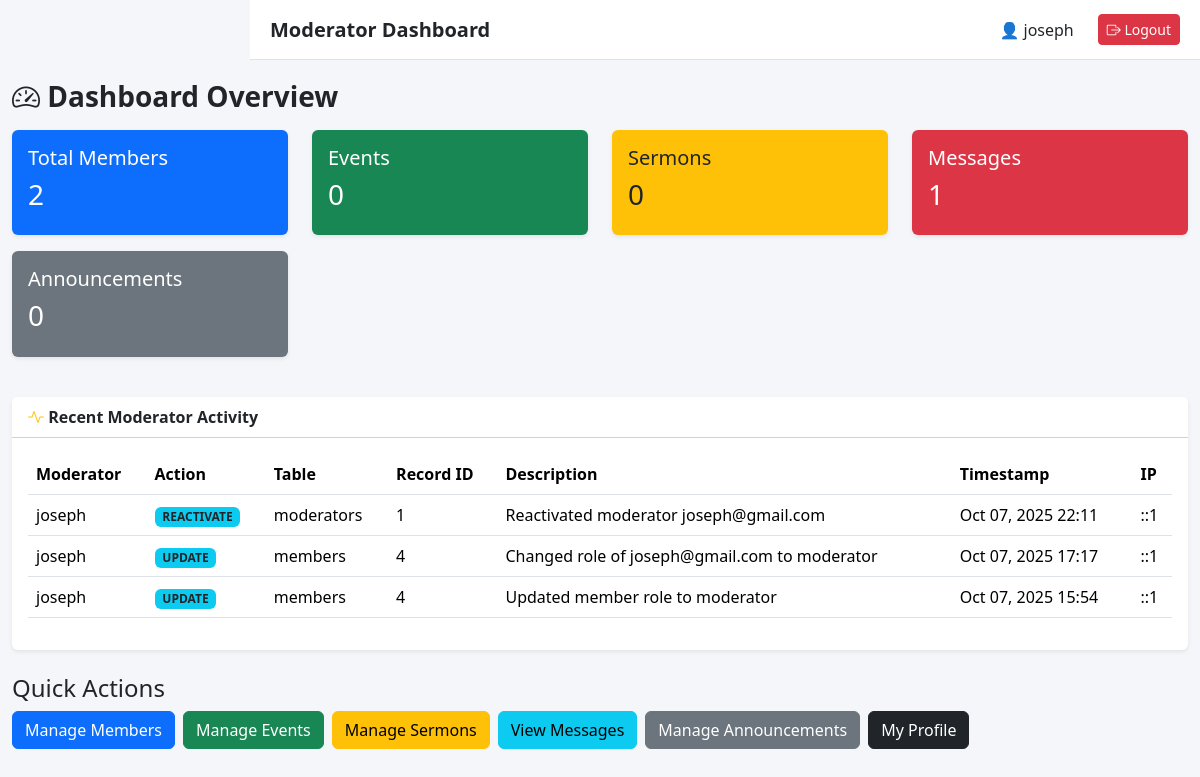
Page /moderator/moderator_dashboard.php (signed in) on the committed database.
### tables this page shows
CREATE TABLE `moderators` (
  `moderator_id` int(11) NOT NULL,
  `name` varchar(100) NOT NULL,
  `email` varchar(100) NOT NULL,
  `password` varchar(255) NOT NULL,
  `role` enum('moderator') DEFAULT 'moderator',
  `created_at` timestamp NOT NULL DEFAULT current_timestamp(),
  `status` enum('active','inactive') NOT NULL DEFAULT 'active'
);

CREATE TABLE `admin_logs` (
  `log_id` int(11) NOT NULL,
  `admin_id` int(11) DEFAULT NULL,
  `action` varchar(255) DEFAULT NULL,
  `table_name` varchar(100) DEFAULT NULL,
  `record_id` int(11) DEFAULT NULL,
  `description` text DEFAULT NULL,
  `timestamp` datetime DEFAULT current_timestamp(),
  `ip_address` varchar(50) DEFAULT NULL,
  `created_at` timestamp NOT NULL DEFAULT current_timestamp()
);

### moderator/moderator_dashboard.php (the view, shortened to what this page needs)
<?php
include_once "includes/mod_header.php";
$total_members = $conn->query("SELECT COUNT(*) AS total FROM members")->fetch_assoc()['total'];
$total_events = $conn->query("SELECT COUNT(*) AS total FROM events")->fetch_assoc()['total'];
$total_sermons = $conn->query("SELECT COUNT(*) AS total FROM sermons")->fetch_assoc()['total'];
$total_messages = $conn->query("SELECT COUNT(*) AS total FROM messages")->fetch_assoc()['total'];
$total_announcements = $conn->query("SELECT COUNT(*) AS total FROM announcements")->fetch_assoc()['total'];
$logs = $conn->query("
    SELECT admin_logs.*, moderators.name
    FROM admin_logs
    LEFT JOIN moderators ON admin_logs.admin_id = moderators.moderator_id
    WHERE admin_logs.admin_id = $moderator_id
    ORDER BY timestamp DESC
    LIMIT 6
");
?>
<div class="container-fluid" style="padding-top: 80px;">
    <div class="row mb-4">
        <h3 class="fw-bold text-dark mb-3"><i class="bi bi-speedometer2"></i> Dashboard Overview</h3>
        <div class="col-md-3 mb-3">
            <div class="card shadow-sm border-0 bg-primary text-white">
                <div class="card-body">
                    <h5>Total Members</h5>
                    <h3><?= $total_members; ?></h3>
                </div>
            </div>
        </div>
        <div class="col-md-3 mb-3">
            <div class="card shadow-sm border-0 bg-success text-white">
                <div class="card-body">
                    <h5>Events</h5>
                    <h3><?= $total_events; ?></h3>
                </div>
            </div>
        </div>
        <div class="col-md-3 mb-3">
            <div class="card shadow-sm border-0 bg-warning text-dark">
                <div class="card-body">
                    <h5>Sermons</h5>
                    <h3><?= $total_sermons; ?></h3>
                </div>
            </div>
        </div>
        <div class="col-md-3 mb-3">
            <div class="card shadow-sm border-0 bg-danger text-white">
                <div class="card-body">
                    <h5>Messages</h5>
                    <h3><?= $total_messages; ?></h3>
                </div>
            </div>
        </div>
        <div class="col-md-3 mb-3">
            <div class="card shadow-sm border-0 bg-secondary text-white">
                <div class="card-body">
                    <h5>Announcements</h5>
                    <h3><?= $total_announcements; ?></h3>
                </div>
            </div>
        </div>
    </div>
    <div class="card shadow-sm border-0 mb-4">
        <div class="card-header bg-white fw-bold">
            <i class="bi bi-activity text-warning"></i> Recent Moderator Activity
        </div>
        <div class="card-body">
            <?php if ($logs->num_rows > 0): ?>
                <div class="table-responsive">
                    <table class="table table-hover align-middle">
                        <thead>
                            <tr>
                                <th>Moderator</th>
                                <th>Action</th>
                                <th>Table</th>
                                <th>Record ID</th>
                                <th>Description</th>
                                <th>Timestamp</th>
                                <th>IP</th>
                            </tr>
                        </thead>
                        <tbody>
                            <?php while ($log = $logs->fetch_assoc()): ?>
                                <tr>
                                    <td><?= htmlspecialchars($log['name'] ?? 'Unknown'); ?></td>
                                    <td><span class="badge bg-info text-dark"><?= htmlspecialchars($log['action']); ?></span></td>
                                    <td><?= htmlspecialchars($log['table_name']); ?></td>
                                    <td><?= htmlspecialchars($log['record_id']); ?></td>
                                    <td><?= htmlspecialchars($log['description']); ?></td>
                                    <td><?= date("M d, Y H:i", strtotime($log['timestamp'])); ?></td>
                                    <td><?= htmlspecialchars($log['ip_address']); ?></td>
                                </tr>
                            <?php endwhile; ?>
                        </tbody>
                    </table>
                </div>
            <?php else: ?>
                <p class="text-muted">No recent moderator activity recorded.</p>
            <?php endif; ?>
        </div>
    </div>
    <div class="mt-4">
        <h4>Quick Actions</h4>
        <div class="d-flex flex-wrap gap-2">
            <a href="members.php" class="btn btn-primary">Manage Members</a>
            <a href="events.php" class="btn btn-success">Manage Events</a>
            <a href="sermons.php" class="btn btn-warning">Manage Sermons</a>
            <a href="messages.php" class="btn btn-info">View Messages</a>
            <a href="announcements.php" class="btn btn-secondary">Manage Announcements</a>
            <a href="profile.php" class="btn btn-dark">My Profile</a>
        </div>
    </div>
</div>
<?php include_once "includes/mod_footer.php"; ?>

### moderator/includes/mod_header.php (shortened to what this page needs)
<?php
require_once __DIR__ . '/../../includes/db.php';
$moderator_id = (int) $_SESSION['moderator_id'];
$moderator = null;
if (isset($conn)) {
    $stmt = $conn->prepare('SELECT moderator_id, name, email, role FROM moderators WHERE moderator_id = ? LIMIT 1');
    $stmt->bind_param('i', $moderator_id);
    $stmt->execute();
    $moderator = $stmt->get_result()->fetch_assoc() ?: null;
}
?>
<!doctype html>
<html lang="en">
<head>
<link href="https://cdn.jsdelivr.net/npm/bootstrap@5.3.3/dist/css/bootstrap.min.css" rel="stylesheet">
<link href="https://cdn.jsdelivr.net/npm/bootstrap-icons@1.11.3/font/bootstrap-icons.css" rel="stylesheet">
</head>
<body>
<div class="topbar d-flex justify-content-between align-items-center">
    <div class="d-flex align-items-center gap-2">
        <h5 class="mb-0 fw-bold text-dark">Moderator Dashboard</h5>
    </div>
    <div class="d-flex align-items-center gap-2">
        <span class="me-3 d-flex align-items-center">
            <?php $profile_img = "../uploads/profiles/moderator_$moderator_id.png"; if (file_exists($profile_img)): ?><img src="<?php echo $profile_img; ?>" alt="Profile" style="height: 30px; width: 30px; border-radius: 50%; margin-right: 5px;"><?php else: ?>👤<?php endif; ?>
            <?= htmlspecialchars($moderator['name']); ?>
        </span>
        <a href="../logout.php" class="btn btn-sm btn-danger"><i class="bi bi-box-arrow-right"></i> Logout</a>
    </div>
</div>

### moderator/includes/mod_footer.php (shortened to what this page needs)
</body>
</html>

### moderator/includes/mod_header.php (style rules this page uses)
body { font-family: 'Segoe UI', Tahoma, Geneva, Verdana, sans-serif; background-color: #f5f6fa; margin: 0; padding: 0; }
.topbar { height: 60px; background: #fff; border-bottom: 1px solid #dee2e6; padding: 10px 20px; position: fixed; top: 0; left: 250px; right: 0; display: flex; justify-content: space-between; align-items: center; z-index: 1050; transition: left 0.3s ease; }

### rows in the picture
moderators: name "joseph"
admin_logs: moderators.name "joseph", action "REACTIVATE", table_name "moderators", record "1", description "Reactivated moderator joseph@gmail.com", timestamp "Oct 07, 2025 22:11", ip_address "::1"
admin_logs: moderators.name "joseph", action "UPDATE", table_name "members", record "4", description "Changed role of joseph@gmail.com to moderator", timestamp "Oct 07, 2025 17:17", ip_address "::1"
admin_logs: moderators.name "joseph", action "UPDATE", table_name "members", record "4", description "Updated member role to moderator", timestamp "Oct 07, 2025 15:54", ip_address "::1"

### other values in the picture
$total_members "2"
$total_events "0"
$total_sermons "0"
$total_messages "1"
$total_announcements "0"
